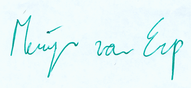
#> input picture pruebas/pruebas1/1.png, 191 x 88 px, found by its file name
$ python Sift.py
#> lines starting #> are read from the running program, lines starting #| are printed output that depends on the picture
import cv2 as cv
import numpy as np
import argparse
from matplotlib import pyplot as plt

def main(args):
    for j in range(0, 9):
        pruebasIndex = j+1
        path = 'pruebas' + str(pruebasIndex) + '/'
        forge = args.forge

        print('Carpeta pruebas ' + str(pruebasIndex))

        # Leemos imagen query
        forgename = path + str(forge) + '.png'

        # Cargamos la imagen
        img_forg = cv.imread(forgename)
#> img_forg is the input picture: shape (88, 191, 3); mean B, G, R 249.2, 248.1, 231

        # Comprobamos que la imagen se ha podido leer
        if img_forg is None:
            print('Error al cargar la imagen falsificada')
            quit()

        for i in range(0,5):
            realIndex = i+1
            # Ignoramos esta imagen si es la misma que la de referencia
            if (str(realIndex) != str(forge)):
                # Leemos la imagen
                realName = path + str(realIndex) + '.png'
            else:
                realName = path + 'forge' + '.png'

            img_real = cv.imread(realName)
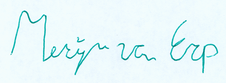
#> input picture pruebas/pruebas1/forge.png, 226 x 83 px, found by its file name
#> img_real is the input picture: shape (83, 226, 3); mean B, G, R 249.6, 247.4, 230.4

            if img_real is None:
                print('Error al cargar la imagen real')
                quit()

            img_f = img_forg.copy()
            img_r = img_real.copy()

            gray_f= cv.cvtColor(img_f,cv.COLOR_BGR2GRAY)
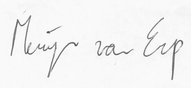
#> gray_f: shape (88, 191); min 69, max 255, mean 243.1
            gray_r= cv.cvtColor(img_r,cv.COLOR_BGR2GRAY)
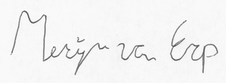
#> gray_r: shape (83, 226); min 83, max 255, mean 242.6

            sift = cv.SIFT_create()

            # Usamos SIFT para detectar los keypoints y calcular sus descriptores
            keypoints_f, descriptors_f = sift.detectAndCompute(gray_f, None)
#> keypoints_f = 10 keypoints; (x, y, size): (164, 45, 1.8), (164, 45, 1.8), (174, 53, 1.9), (175, 44, 2.9), (175, 44, 2.9), (110, 48, 2), (112, 46, 3.4), (112, 46, 3.4), (152, 38, 2.1), (21, 30, 5)
            keypoints_r, descriptors_r = sift.detectAndCompute(gray_r, None)
#> keypoints_r = 10 keypoints; (x, y, size): (197, 46, 2), (197, 46, 2), (78, 57, 3.3), (47, 54, 3.3), (198, 53, 4.5), (139, 51, 4), (210, 50, 5.1), (83, 55, 6.3), (177, 52, 5.8), (178, 52, 5.9)

            #BFMatcher with default params
            matcher = cv.BFMatcher()

            matches = matcher.knnMatch(descriptors_f, descriptors_r, k=2)
#> matches = 10 matches

            # Nos quedamos sólo los matches "buenos" y los guardamos en good
            # En el artículo original de SIFT, si dos puntos tienen una distancia menor de 0.7 se consideran un match
            good = []
            for m, n in matches:
                if m.distance < 0.7 * n.distance:
                    good.append(m)
#> this loop made 10 passes
#> after the loop, good = []

            print('Número de matches buenos encontrados:', len(good))
#| Número de matches buenos encontrados: 0

            # Dibujamos el resultado
            draw_params = dict(matchColor = (0,255,0), singlePointColor = (255,0,0))

            imageMatches = cv.drawMatches(img_forg, keypoints_f, img_real, keypoints_r, good, None, **draw_params)
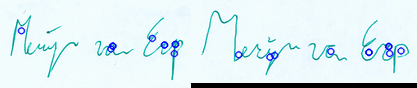
#> imageMatches: shape (88, 417, 3); mean B, G, R 241.9, 237.8, 221.7

            #plt.imshow(imageMatches)
            #plt.show()

        input()

        #cv.waitKey(0)

if __name__ == '__main__':
    parser = argparse.ArgumentParser(description = 'Pruebas')
    parser.add_argument('--forge', '-f', type=str, default = '1')
    args = parser.parse_args()
    main(args)
#> (the program exits here)
